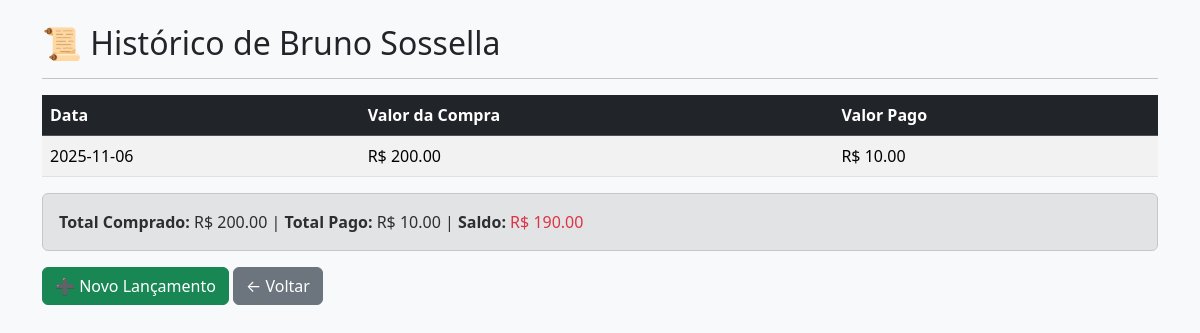
The page /cliente/1 (signed in) on the database its author committed.
### tables this page shows
CREATE TABLE clientes (
            id INTEGER PRIMARY KEY AUTOINCREMENT,
            nome TEXT NOT NULL
        );

CREATE TABLE vendas (
            id INTEGER PRIMARY KEY AUTOINCREMENT,
            cliente_id INTEGER,
            data TEXT,
            valor_compra REAL,
            valor_pago REAL,
            FOREIGN KEY(cliente_id) REFERENCES clientes(id)
        );

### app.py (the view)
@app.route("/cliente/<int:cliente_id>")
@login_required
def historico(cliente_id):
    conn = sqlite3.connect("fiado.db")
    c = conn.cursor()
    c.execute("SELECT nome FROM clientes WHERE id=?", (cliente_id,))
    cliente = c.fetchone()[0]
    c.execute("""
        SELECT id, data, valor_compra, valor_pago
        FROM vendas WHERE cliente_id=? ORDER BY data DESC
    """, (cliente_id,))
    vendas = c.fetchall()
    c.execute("""
        SELECT IFNULL(SUM(valor_compra),0), IFNULL(SUM(valor_pago),0)
        FROM vendas WHERE cliente_id=?
    """, (cliente_id,))
    total_compra, total_pago = c.fetchone()
    saldo = total_compra - total_pago
    conn.close()
    return render_template(
        "historico.html",
        cliente_id=cliente_id,
        cliente=cliente,
        vendas=vendas,
        total_compra=total_compra,
        total_pago=total_pago,
        saldo=saldo
    )

### app.py (called while the page is built)
@login_manager.user_loader
def load_user(user_id):
    conn = sqlite3.connect("fiado.db")
    c = conn.cursor()
    c.execute("SELECT id, nome, senha FROM usuarios WHERE id=?", (user_id,))
    user = c.fetchone()
    conn.close()
    if user:
        return User(*user)
    return None

### templates/historico.html (shortened to what this page needs)
<!DOCTYPE html>
<html lang="pt-BR">
<head>
  <link href="https://cdn.jsdelivr.net/npm/bootstrap@5.3.3/dist/css/bootstrap.min.css" rel="stylesheet">
</head>
<body class="bg-light">
<div class="container mt-4">
  <h2>📜 Histórico de {{ cliente }}</h2>
  <hr>
  <table class="table table-striped">
    <thead class="table-dark">
      <tr>
        <th>Data</th>
        <th>Valor da Compra</th>
        <th>Valor Pago</th>
      </tr>
    </thead>
    <tbody>
      {% for id, data, valor_compra, valor_pago in vendas %}
      <tr>
        <td>{{ data }}</td>
        <td>R$ {{ "%.2f"|format(valor_compra or 0) }}</td>
        <td>R$ {{ "%.2f"|format(valor_pago or 0) }}</td>
      </tr>
      {% endfor %}
    </tbody>
  </table>
  <div class="alert alert-secondary">
    <b>Total Comprado:</b> R$ {{ "%.2f"|format(total_compra) }} |
    <b>Total Pago:</b> R$ {{ "%.2f"|format(total_pago) }} |
    <b>Saldo:</b> <span class="{{ 'text-danger' if saldo > 0 else 'text-success' }}">R$ {{ "%.2f"|format(saldo) }}</span>
  </div>
  <a href="/lancar/{{ cliente_id }}" class="btn btn-success">➕ Novo Lançamento</a>
  <a href="/" class="btn btn-secondary">← Voltar</a>
</div>
</body>
</html>

### rows shown on the page
clientes: nome "Bruno Sossella"
vendas: data "2025-11-06", valor_compra "200.00", valor_pago "10.00"

### other values the page prints
{{ "%.2f"|format(total_compra) }} "200.00"
{{ "%.2f"|format(total_pago) }} "10.00"
{{ "%.2f"|format(saldo) }} "190.00"
